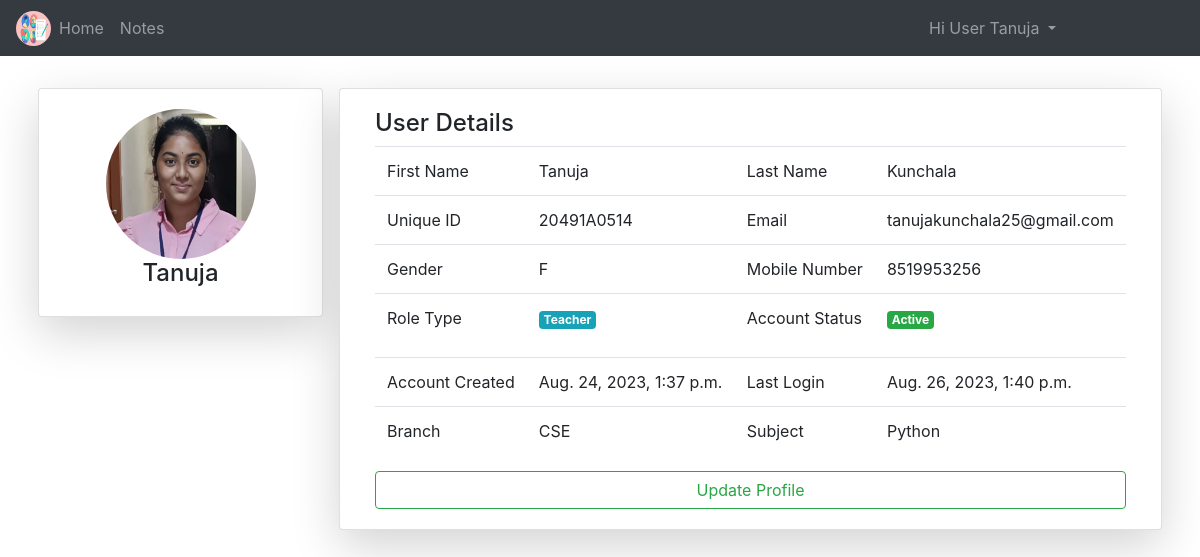
The app's page /pfle/ (signed in) with its own data.
### NotesApp/models.py (models this page shows)
class User(AbstractUser):
	v = [
		('d','Select Your gender'),
		('M','Male'),
		('F','Female'),
	]
	p = [
		('G','Guest'),
		('T','Teacher'),
		('S','Student'),
	]
	gd = models.CharField(choices=v,default='d',max_length=5)
	mb = models.CharField(max_length=11)
	uq = models.CharField(max_length=10)
	role = models.CharField(choices=p,default='G',max_length=5)
	is_teacher = models.BooleanField(default=False)
	is_student = models.BooleanField(default=False)
	pfimg = models.ImageField(upload_to='Profiles/',default='demoprofile.png')

class TProfile(models.Model):
	branch = models.CharField(max_length=50)
	subjects = models.CharField(max_length=50)
	expr = models.IntegerField()
	designation = models.CharField(max_length=50)
	tch = models.OneToOneField(User,on_delete=models.CASCADE)

### NotesApp/views.py (the view)
# urls.py: path('pfle/',views.profile,name="pf"),
def profile(request):
	return render(request,'notehtmls/profile.html')

### templates/notehtmls/profile.html (shortened to what this page needs)
{% extends 'notehtmls/base.html' %}
{% block content %}
<div class="container mt-4">
	<div class="row">
		<div class="card col-md-3 shadow-lg h-100 m-2">
			<div class="card-body text-center">
				<img src="{{request.user.pfimg.url}}" class="rounded-circle" height="150px" width="150px">
				<h4>{{request.user.username}}</h4>
			</div>
		</div>
		<div class="card col-md shadow-lg h-100 m-2">
			<div class="card-body">
				<h4>User Details</h4>
				<table class="table">
					<tr>
						<td>First Name</td>
						<td>{{request.user.first_name}}</td>
						<td>Last Name</td>
						<td>{{request.user.last_name}}</td>
					</tr>
					<tr>
						<td>Unique ID</td>
						<td>{{request.user.uq}}</td>
						<td>Email</td>
						<td>{{request.user.email}}</td>
					</tr>
					<tr>
						<td>Gender</td>
						<td>{{request.user.gd}}</td>
						<td>Mobile Number</td>
						<td>{{request.user.mb}}</td>
					</tr>
					<tr>
						<td>Role Type</td>
						<td>
							{% if request.user.role == 'G' %}
								<p class="badge badge-warning">Guest</p>
							{% elif request.user.role == 'T' %}
								<p class="badge badge-info">Teacher</p>
							{% else %}
								<p class="badge badge-success">Student</p>
							{% endif %}
						</td>
						<td>Account Status</td>
						<td>
							{% if request.user.is_active %}
								<p class="badge badge-success">Active</p>
							{% else %}
								<p class="badge badge-danger">In-Active</p>
							{% endif %}
						</td>
					</tr>
					<tr>
						<td>Account Created</td>
						<td>{{request.user.date_joined}}</td>
						<td>Last Login</td>
						<td>{{request.user.last_login}}</td>
					</tr>
					{% if request.user.is_teacher == 1 %}
					<tr>
						<td>Branch</td>
						<td>{{request.user.tprofile.branch}}</td>
						<td>Subject</td>
						<td>{{request.user.tprofile.subjects}}</td>
					</tr>
					{% endif %}
				</table>
				<a href="{% url 'uppfle' %}" class="btn btn-block btn-outline-success">Update Profile</a>
			</div>
		</div>
	</div>
</div>
{% endblock %}

### templates/notehtmls/navbar.html (shortened to what this page needs)
{% load static %}
<nav class="navbar navbar-expand-md bg-dark navbar-dark">
    <img src="{% static 'images/icons/logo.png' %}" class="rounded-circle" height="35px" width="35px">
    <div class="collapse navbar-collapse" id="collapsibleNavbar">
      <ul class="navbar-nav">
        {% if not user.is_authenticated %}
        <li class="nav-item">
          <a class="nav-link {% if request.path == '/' %}active{% endif %}" href="{% url 'hm' %}">Home</a>
        </li>
        <li class="nav-item">
          <a class="nav-link {% if request.path == '/abt/' %}active{% endif %}" href="{% url 'ab' %}">About</a>
        </li>
        <li class="nav-item">
          <a class="nav-link {% if request.path == '/cnt/' %}active{% endif %}" href="{% url 'ct' %}">Contact</a>
        </li>
        <li class="nav-item">
          <a class="nav-link {% if request.path == '/reg/' %}active{% endif %}" href="{% url 'rg' %}">Register</a>
        </li>
        {% else %}
        <li class="nav-item">
          <a class="nav-link {% if request.path == '/' %}active{% endif %}" href="{% url 'hm' %}">Home</a>
        </li>
        {% if user.is_superuser %}
        <li class="nav-item">
          <a class="nav-link {% if request.path == '/roles/' %}active{% endif %}" href="{% url 'role' %}">Roles</a>
        </li>
        {% elif user.role == 'T' and user.is_teacher == 1 %}
        <li class="nav-item">
          <a class="nav-link" href="{% url 'ntlist' %}">Notes</a>
        </li>
        {% elif user.role == 'S' and user.is_student == 1 %}
        <li class="nav-item">
          <a class="nav-link" href="">View Notes</a>
        </li>
        {% else %}
        <li class="nav-item">
          <a class="nav-link" href="">Access Denied</a>
        </li>
        {% endif %}
        {% endif %}
      </ul>
      <ul class="navbar-nav ml-auto" style="margin-right: 120px;">
        {% if not user.is_authenticated %}
        <li class="nav-item">
          <a class="nav-link {% if request.path == '/login/' %}active{% endif %}" href="{% url 'lg' %}">Login</a>
        </li>
        {% else %}
        <div class="dropdown" style="cursor: pointer;">
          <a class="dropdown-toggle nav-link" data-toggle="dropdown">
            Hi User {{request.user.username}}
          </a>
        </div>
        {% endif %}
      </ul>
    </div>
</nav>

### records on screen
User: user.username "Tanuja", user.pfimg (picture), user.first_name "Tanuja", user.last_name "Kunchala", user.uq "20491A0514", user.email "tanujakunchala25@gmail.com", user.gd "F", user.mb "8519953256", user.date_joined "Aug. 24, 2023, 1:37 p.m.", user.last_login "Aug. 26, 2023, 1:40 p.m.", user.tprofile.branch "CSE", user.tprofile.subjects "Python"
